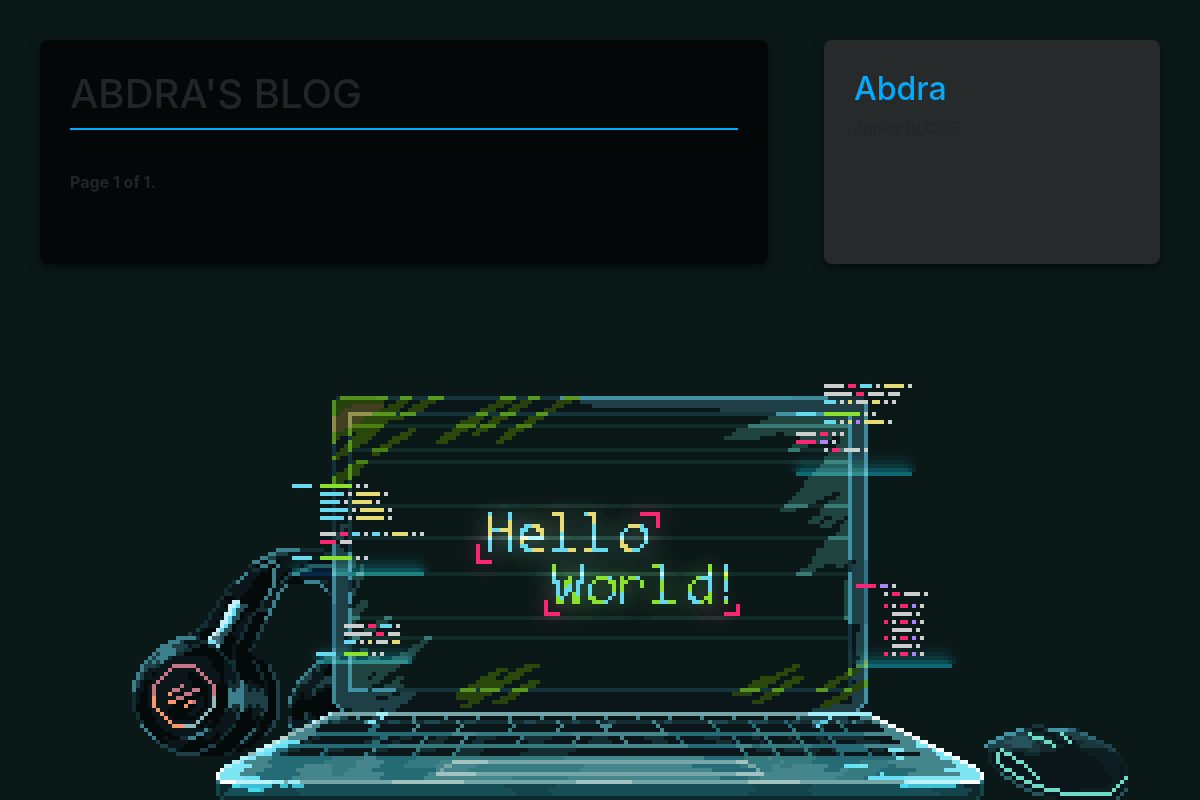
Page /?page=2 on the earlier database version.
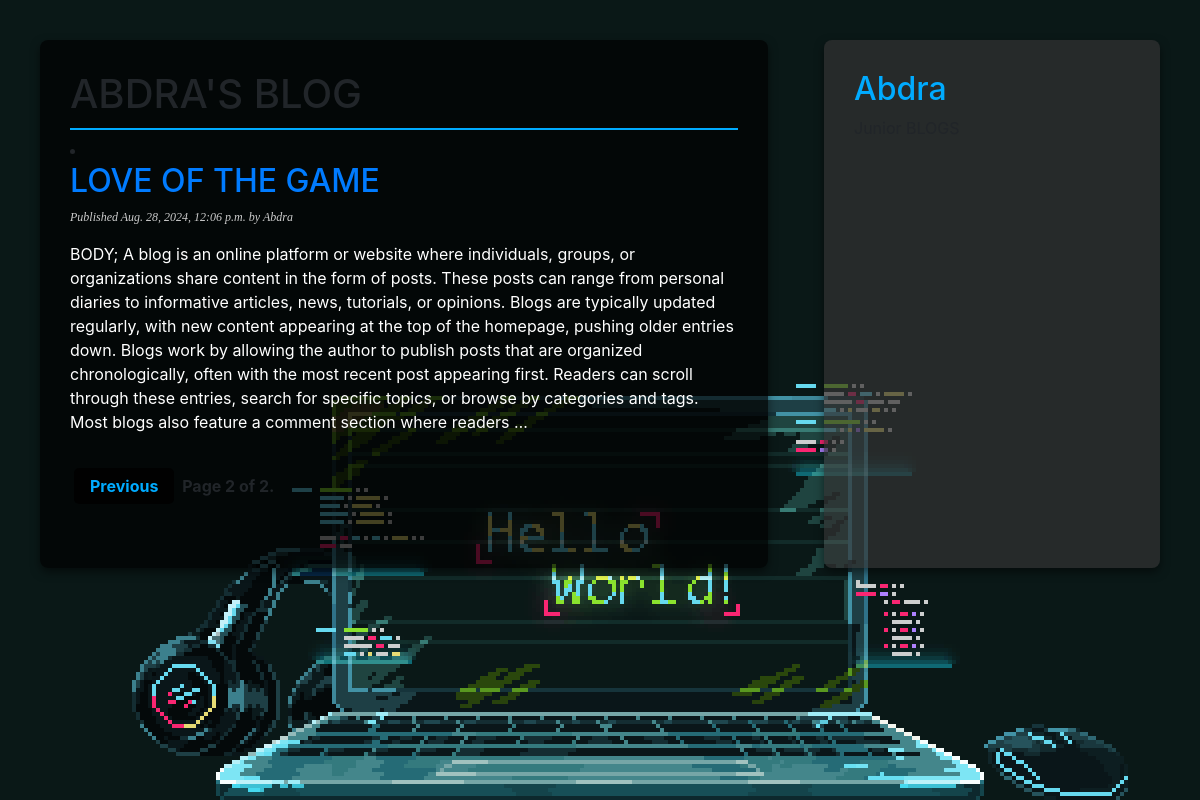
Same page on the later database version.
### blog/models.py (models this page shows, shortened)
class Post(models.Model):
    objects = models.Manager()
    published = PublishedManager()
    class Status(models.TextChoices):
       DRAFT = "DF", "Draft"
       PUBLISHED = "PB", "Published"
    title = models.CharField(max_length=250)
    slug = models.CharField(max_length=250,
                            unique_for_date='publish')
    body = models.TextField()
    publish = models.DateTimeField(default=timezone.now)
    created = models.DateTimeField(auto_now_add=True)
    updated = models.DateTimeField(auto_now=True)
    status = models.CharField(max_length=2,
                             choices=Status.choices,
                             default=Status.DRAFT)
    author = models.ForeignKey(User,
                               on_delete=models.CASCADE,
                               related_name='blog_posts')
    class Meta:
     ordering = ['-publish']
     indexes =[
        models.Index(fields=['-publish']),
    ]
    def get_absolute_url(self):
       return reverse('blog:post_detail',
                      args=[
                         self.publish.year,
                         self.publish.month,
                         self.publish.day,
                         self.slug
                      ]
                      )

### blog/views.py (the view)
# urls.py: path('', views.post_list, name='post_list'),
def post_list(request):
    post_list = Post.published.all()
    paginator = Paginator(post_list, 3)
    page_number = request.GET.get('page', 1)
    try:
        posts = paginator.page(page_number)
    except PageNotAnInteger:
        posts = paginator.page(1)
    except EmptyPage:
        posts = paginator.page(paginator.num_pages)
    return render(request,
                'blog/post/list.html',
                {'posts': posts})

### blog/models.py (called while the page is built)
    def get_queryset(self):
        return super().get_queryset()\
                    .filter(status=Post.Status.PUBLISHED)

### blog/templates/blog/post/list.html (shortened to what this page needs)
{% extends "blog/base.html" %}
{% block content %}
  <h1>ABDRA'S BLOG</h1>
  {% for post in posts %}
  <li>
    <h2>
      <a href="{{ post.get_absolute_url }}">
        {{ post.title }}
      </a>
    </h2>
    <p class="date">
      Published {{ post.publish }} by {{ post.author }}
      </p>
    <div style="color: white;">
      {{ post.body|truncatewords:100|linebreaks }}
  </div>
  </li>
  {% endfor %}
  {% include "pagination.html" with page=posts %}
 {% endblock %}

### blog/templates/blog/base.html (shortened to what this page needs)
{% load static %}
<!DOCTYPE html>
<html lang="en">
<head>
  <link rel="stylesheet" type="text/css" href="{% static 'blog/css/style.css' %}">
  <link rel="stylesheet" href="{% static 'blog/bootstrap-4.3.1-dist/css/bootstrap.css' %}">
  <link rel="stylesheet" href="https://cdnjs.cloudflare.com/ajax/libs/font-awesome/6.6.0/css/all.min.css">
</head>
<body>
  <div class="backMage"
  style="background-image: url('/static/blog/images/MelRibeiro - Overview.gif'); background-size: cover; background-repeat: no-repeat">
  <div id="container">
    <div id="content">
      {% block content %}{% endblock %}
    </div>
    <div id="sidebar">
      <h2>Abdra</h2>
      <p>Junior BLOGS</p>
    </div>
  </div>
  </div>
</body>
</html>

### blog/templates/pagination.html (shortened to what this page needs)
<div class="pagination">
   <span class="step-links">
    {% if page.has_previous %}
    <a href="?page={{ page.previous_page_number }}">Previous</a>
    {% endif %}
   <span class="current">
   Page {{  page.number }} of {{  page.paginator.num_pages }}.
   </span>
</span>
</div>

### blog/static/blog/css/style.css (style rules this page uses)
.backMage { background-size: cover; min-height: 100vh; }
a { color: #00abff; text-decoration: none; }
h1 { font-weight: normal; border-bottom: 2px solid #00abff; padding: 0 0 10px 0; }
h2 { font-weight: normal; margin: 30px 0 0; color: #00abff; }
#container { display: flex; justify-content: space-between; padding: 40px; }
#content { width: 65%; padding: 30px; background: rgba(0, 0, 0, 0.7); border-radius: 8px; box-shadow: 0 4px 10px rgba(0, 0, 0, 0.5); }
#sidebar { width: 30%; padding: 30px; background: rgba(50, 50, 50, 0.7); border-radius: 8px; box-shadow: 0 4px 10px rgba(0, 0, 0, 0.5); }
p.date { color: #cccccc; font-family: georgia, serif; font-size: 12px; font-style: italic; }
.pagination { margin: 40px 0; font-weight: bold; text-align: center; }
.pagination a { color: #00abff; padding: 8px 16px; text-decoration: none; border-radius: 5px; margin: 0 4px; background: rgba(0, 0, 0, 0.8); }

Differences in the rows shown:
added Post: title "LOVE OF THE GAME", publish "Aug. 28, 2024, 12:06 p.m.", author "Abdra", body "BODY; A blog is an online platform or website where individuals, groups, or organizations share content in the form of posts. These posts can range from personal diaries to informative articles, news, tutorials, or opinions. Blogs are typically updated regularly, with new content appearing at the top of the homepage, pushing older entries down. Blogs work by allowing the author to publish posts that are organized chronologically, often with the most recent post appearing first. Readers can scroll through these entries, search for specific topics, or browse by categories and tags. Most blogs also feature a comment section where readers …"
Other differences:
{{ page.number }}: "1" → "2"
{{ page.paginator.num_pages }}: "1" → "2"
text now shown: "Previous"
